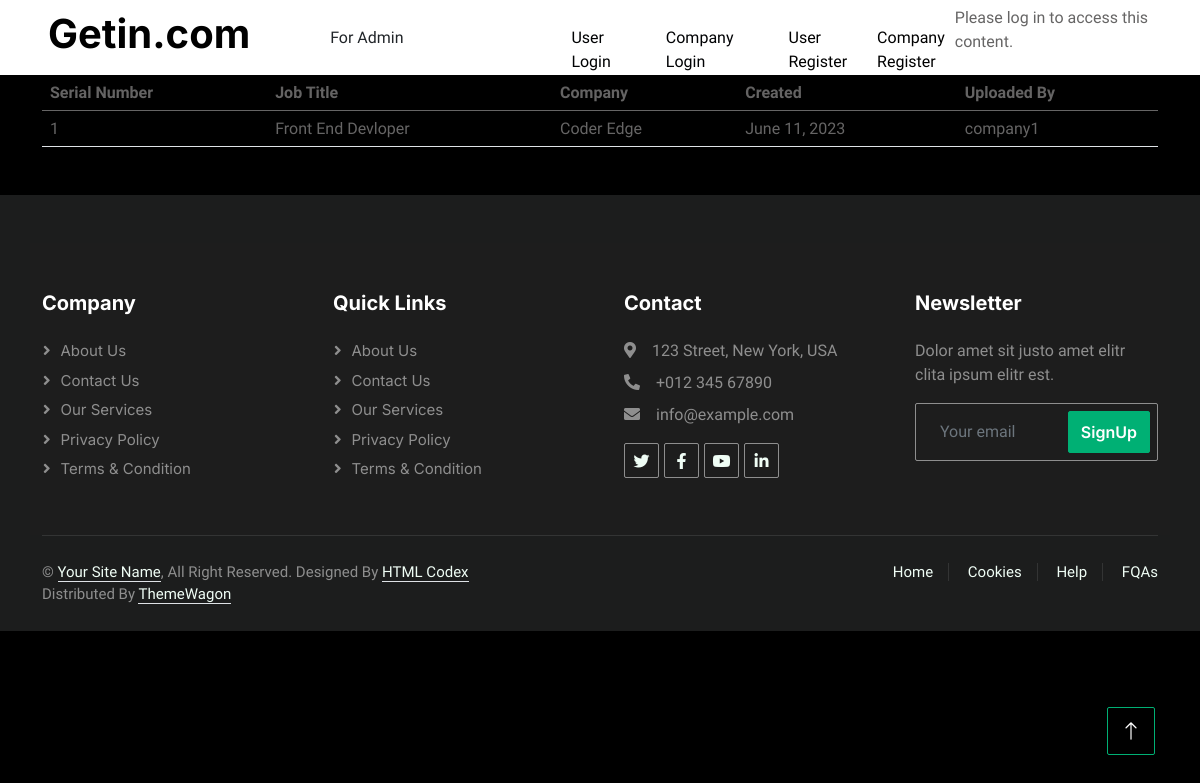
The app's page /posted_jobs, older data.
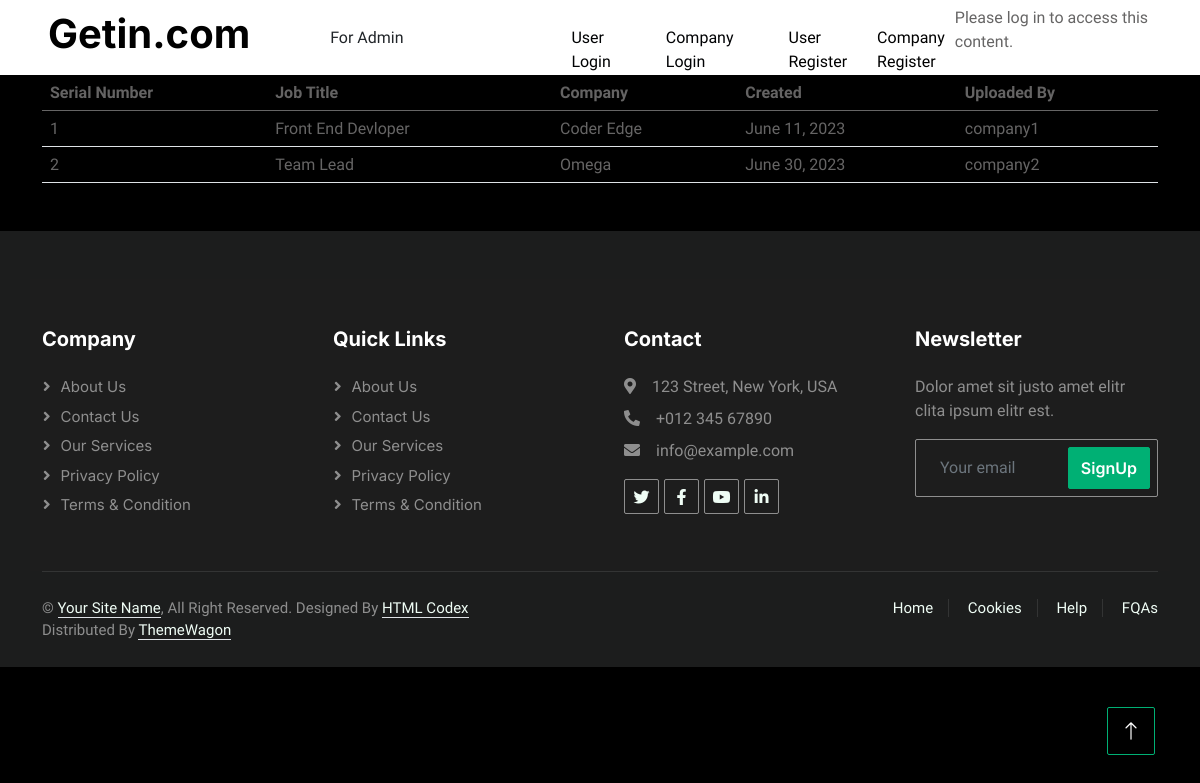
The same page, newer data.
### company/models.py (models this page shows, shortened)
class AddJob(models.Model):
    user = models.OneToOneField(CustomUser,on_delete=models.CASCADE,null=True)
    company_name = models.CharField(max_length=100,null=True)
    location = models.CharField(max_length=200,null=True)
    job_tittle = models.CharField(max_length=100,null=True)
    description = models.CharField(max_length=200,null=True)
    job_type = models.CharField(max_length=100,null=True)
    salary = models.CharField(max_length=100,null=True)
    skills_required = models.CharField(max_length=250,null= True)
    education_required = models.CharField(max_length=150,null=True)
    experience_required = models.CharField(max_length=250,null= True)
    created = models.DateField(auto_now_add=True,null=True)
    updated = models.DateField(auto_now=True,null=True)

### account/models.py (models this page shows, shortened)
class CustomUser(AbstractUser):
    class Role(models.TextChoices):
        ADMIN = "ADMIN", "Admin"
        USER = "USER", "User"
        COMPANY = "COMPANY", "Company"
    base_role = Role.ADMIN
    role = models.CharField(max_length=50, choices=Role.choices)

### adminview/views.py (the view)
# urls.py: path('posted_jobs',posted_jobs,name='posted_jobs'),
def posted_jobs(request):
    jobs = AddJob.objects.all()
    return render(request,'admin/posted_jobs.html',{'jobs':jobs})

### templates/admin/posted_jobs.html
{% extends 'base.html' %}
{% block content %}
<div class="container">
    {% if jobs %}
      <table class="table">
        <thead>
          <tr>
            <th>Serial Number</th>
            <th>Job Title</th>
            <th>Company</th>
            <th>Created</th>
            <th>Uploaded By </th>
          </tr>
        </thead>
        <tbody>
          {% for job in jobs %}
            <tr>
              <td>{{ forloop.counter }}</td>
              <td>{{ job.job_tittle }}</td>
              <td>{{ job.company_name }}</td>
              <td>{{ job.created }}</td>
              <td>{{ job.user }}</td>
            </tr>
          {% endfor %}
        </tbody>
      </table>
    {% else %}
      <p>No jobs found.</p>
    {% endif %}
  </div>
{% endblock %}

Row changes from the older to the newer data that the page shows:
added AddJob: job_tittle "Team Lead", company_name "Omega", created "June 30, 2023", user "company2"
